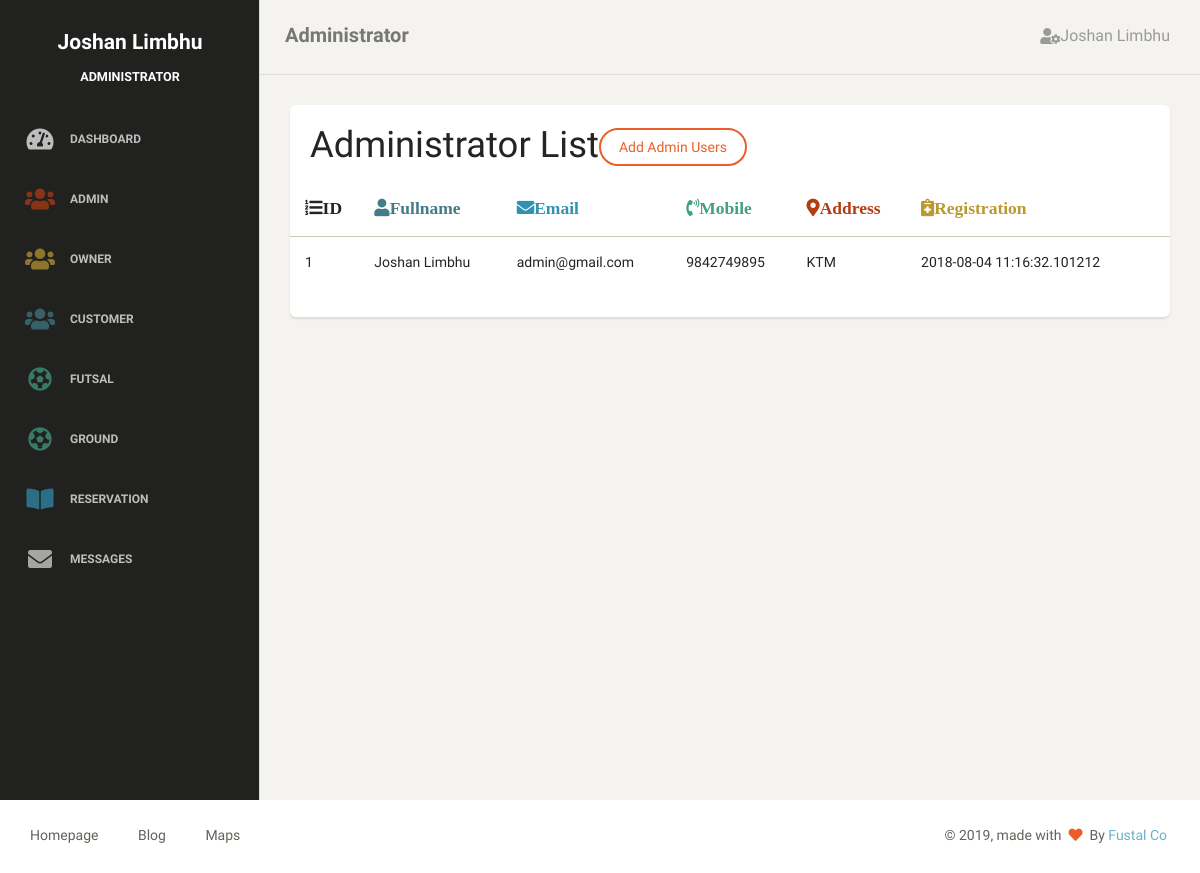
/admin/action/admin_detail.php (signed in), run on the app's committed database.
### tables this page shows
CREATE TABLE `tblusers` (
  `users_id` int(11) NOT NULL,
  `fullname` varchar(50) NOT NULL,
  `email` varchar(100) NOT NULL,
  `mobileno` varchar(50) NOT NULL,
  `address` varchar(100) NOT NULL,
  `password` varchar(100) NOT NULL,
  `img` varchar(250) NOT NULL,
  `reg_date` timestamp(6) NOT NULL DEFAULT CURRENT_TIMESTAMP(6) ON UPDATE CURRENT_TIMESTAMP(6),
  `roles_id` int(11) NOT NULL
);

### admin/action/admin_detail.php (the view, shortened to what this page needs)
<?php
require_once('../inc/header.php');
require_once('../inc/sidebar.php');
require_once('../inc/navigation.php');
?>
 <div class="content">
            <div class="container-fluid">
                <div class="row">
                    <div class="col-md-12">
                        <div class="card">
                            <div class="header">
                                <h2 class="title">Administrator List<a href="<?php echo CREATE_ADMIN_PAGE?>" class="btn btn-danger">Add Admin Users
                                </a></h2>
                            </div>
                            <div class="content table-responsive table-full-width">
                                <table class="table table-striped">
                                    <thead>
                                        <th><i class="fas fa-list-ol">ID</i></th>
                                        <th><i class="fas fa-user text-primary">Fullname</i></th>
                                        <th><i class="fas fa-envelope text-info">Email</i></th>
                                        <th><i class="fas fa-phone-volume text-success">Mobile</i></th>
                                       <th><i class="fas fa-map-marker-alt text-danger">Address</i></th>
                                        <th><i class="fas fa-notes-medical text-warning">Registration</i></th>
                                    </thead>
                                <tbody>
            <?php
                $conn = db_get_conn();
                $query = $query = "
                    SELECT
                users_id, fullname, email,mobileno,address, password,img, reg_date
                FROM tblusers
                WHERE roles_id= '1'";
                    if ($result = $conn->query($query)){
                    $count = 1;
                    while ($row = $result->fetch_assoc()){
                                echo   "<tr>
                                        <td>{$count}</td>
                                        <td>{$row['fullname']}</td>
                                        <td>{$row['email']}</td>
                                        <td>{$row['mobileno']}</td>
                                        <td>{$row['address']}</td>
                                        <td>{$row['reg_date']}</td>
                                        </tr>
                                        ";
                                     $count++;
                            }
                        } ?>
                                </tbody>
                            </table>
                            </div>
                        </div>
                    </div>
                </div>
            </div>
        </div>
    </div>
<?php
require_once('./../inc/footer.php');
?>

### data on the page
tblusers: fullname "Joshan Limbhu", email "admin@gmail.com", mobileno "9842749895", address "KTM", reg_date "2018-08-04 11:16:32.101212"

### other printed values
$_SESSION['session']['users']['fullname'] "Joshan Limbhu"
$_SESSION['session']['users']['roles'] "ADMINISTRATOR"
$_SESSION['session']['users']['roles'] "Administrator"
